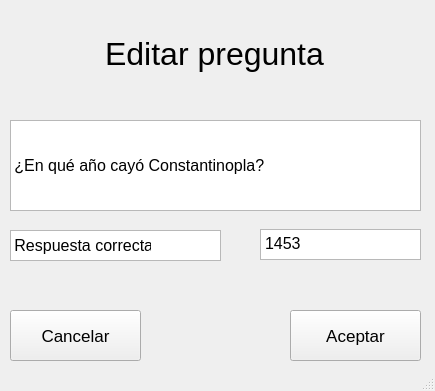
<?xml version="1.0" encoding="UTF-8"?>
<ui version="4.0">
 <class>MainWindow</class>
 <widget class="QMainWindow" name="MainWindow">
  <property name="geometry">
   <rect>
    <x>0</x>
    <y>0</y>
    <width>435</width>
    <height>391</height>
   </rect>
  </property>
  <property name="windowTitle">
   <string>MainWindow</string>
  </property>
  <widget class="QWidget" name="centralwidget">
   <widget class="QWidget" name="verticalLayoutWidget_3">
    <property name="geometry">
     <rect>
      <x>9</x>
      <y>9</y>
      <width>411</width>
      <height>91</height>
     </rect>
    </property>
    <layout class="QVBoxLayout" name="verticalLayout_3">
     <item>
      <widget class="QLabel" name="label">
       <property name="font">
        <font>
         <pointsize>9</pointsize>
        </font>
       </property>
       <property name="text">
        <string>&lt;html&gt;&lt;head/&gt;&lt;body&gt;&lt;p align=&quot;center&quot;&gt;&lt;span style=&quot; font-size:24pt;&quot;&gt;Editar pregunta&lt;/span&gt;&lt;/p&gt;&lt;/body&gt;&lt;/html&gt;</string>
       </property>
      </widget>
     </item>
    </layout>
   </widget>
   <widget class="QListView" name="listView_2">
    <property name="geometry">
     <rect>
      <x>10</x>
      <y>120</y>
      <width>411</width>
      <height>91</height>
     </rect>
    </property>
   </widget>
   <widget class="QLabel" name="label_2">
    <property name="geometry">
     <rect>
      <x>10</x>
      <y>120</y>
      <width>401</width>
      <height>91</height>
     </rect>
    </property>
    <property name="font">
     <font>
      <pointsize>12</pointsize>
     </font>
    </property>
    <property name="text">
     <string> ¿En qué año cayó Constantinopla?</string>
    </property>
   </widget>
   <widget class="QPushButton" name="pushButton_12">
    <property name="geometry">
     <rect>
      <x>290</x>
      <y>310</y>
      <width>131</width>
      <height>51</height>
     </rect>
    </property>
    <property name="font">
     <font>
      <pointsize>13</pointsize>
     </font>
    </property>
    <property name="text">
     <string>Aceptar</string>
    </property>
   </widget>
   <widget class="QListView" name="listView_7">
    <property name="geometry">
     <rect>
      <x>10</x>
      <y>230</y>
      <width>211</width>
      <height>31</height>
     </rect>
    </property>
   </widget>
   <widget class="QLabel" name="label_7">
    <property name="geometry">
     <rect>
      <x>10</x>
      <y>230</y>
      <width>141</width>
      <height>31</height>
     </rect>
    </property>
    <property name="font">
     <font>
      <pointsize>12</pointsize>
     </font>
    </property>
    <property name="text">
     <string> Respuesta correcta:</string>
    </property>
   </widget>
   <widget class="QPushButton" name="pushButton_13">
    <property name="geometry">
     <rect>
      <x>10</x>
      <y>310</y>
      <width>131</width>
      <height>51</height>
     </rect>
    </property>
    <property name="font">
     <font>
      <pointsize>13</pointsize>
     </font>
    </property>
    <property name="text">
     <string>Cancelar</string>
    </property>
   </widget>
   <widget class="QTextEdit" name="textEdit">
    <property name="geometry">
     <rect>
      <x>260</x>
      <y>229</y>
      <width>161</width>
      <height>31</height>
     </rect>
    </property>
    <property name="font">
     <font>
      <pointsize>12</pointsize>
     </font>
    </property>
    <property name="html">
     <string>&lt;!DOCTYPE HTML PUBLIC &quot;-//W3C//DTD HTML 4.0//EN&quot; &quot;http://www.w3.org/TR/REC-html40/strict.dtd&quot;&gt;
&lt;html&gt;&lt;head&gt;&lt;meta name=&quot;qrichtext&quot; content=&quot;1&quot; /&gt;&lt;meta charset=&quot;utf-8&quot; /&gt;&lt;style type=&quot;text/css&quot;&gt;
p, li { white-space: pre-wrap; }
hr { height: 1px; border-width: 0; }
li.unchecked::marker { content: &quot;\2610&quot;; }
li.checked::marker { content: &quot;\2612&quot;; }
&lt;/style&gt;&lt;/head&gt;&lt;body style=&quot; font-family:'Segoe UI'; font-size:12pt; font-weight:400; font-style:normal;&quot;&gt;
&lt;p style=&quot; margin-top:0px; margin-bottom:0px; margin-left:0px; margin-right:0px; -qt-block-indent:0; text-indent:0px;&quot;&gt;1453&lt;/p&gt;&lt;/body&gt;&lt;/html&gt;</string>
    </property>
   </widget>
  </widget>
  <widget class="QStatusBar" name="statusbar"/>
 </widget>
 <resources/>
 <connections/>
</ui>
